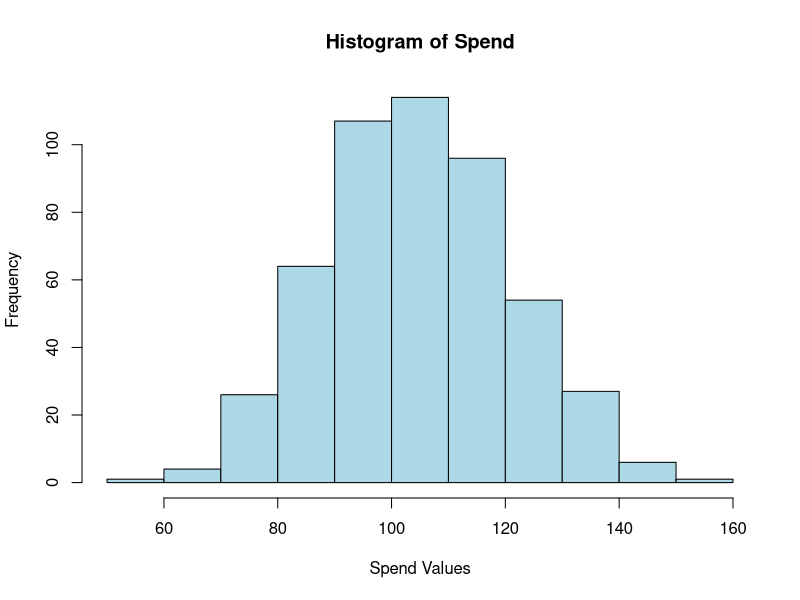
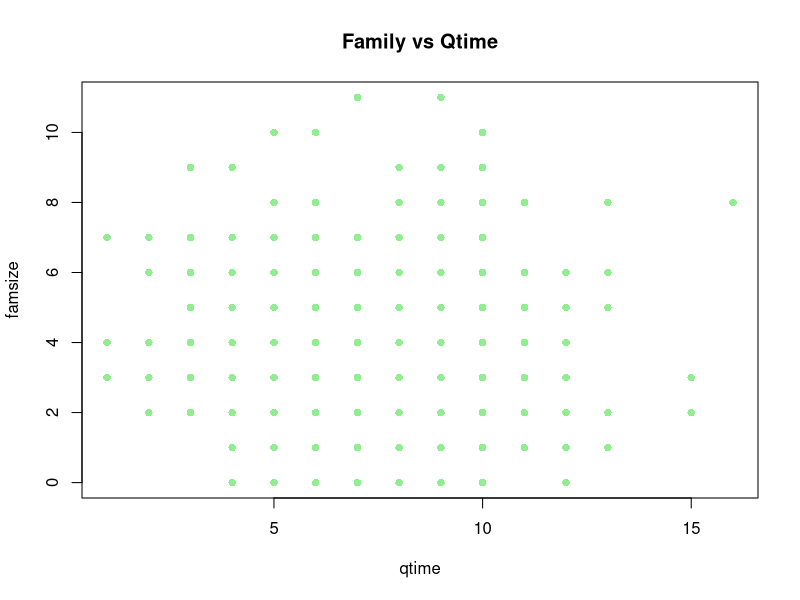

These charts were generated, in order, by the following R code: (Note: this script raises an error after producing the figures.)
spend <- rnorm(500,105,15.75)
qtime <- rpois(500,7)
famsize <- rpois(500,4)
store <- sample(1:3, 500, replace = "True")
shoptype <- rbinom (500, 2, 0.14)
income <- rnorm(500, 38000, 4500)

weeklyshop <- data.frame (spend, qtime, famsize, store, shoptype, income)
head(weeklyshop)

#Descriptive Statistics

#Spend

mean_spend <- mean(spend)
median_spend <- median(spend)
sd_spend <- sd(spend) 
range_spend <- range(spend)
iqr_spend <- IQR(spend)

mean_spend 
median_spend 
sd_spend 
range_spend 
iqr_spend 

#qtime

mean_qtime <- mean(qtime)
median_qtime <- median(qtime)
sd_qtime <- sd(qtime)
range_qtime <- range(qtime)
iqr_qtime <- IQR(qtime)

mean_qtime 
median_qtime 
sd_qtime 
range_qtime 
iqr_qtime 

#Income

mean_income <- mean(income)
median_income <- median(income)
sd_income <- sd(income)
range_income <- range(income)
iqr_income <- IQR(income)

mean_income 
median_income 
sd_income 
range_income 
iqr_income 

#Famsize

famsize_freq <- table(famsize)
mode_famsize <- names(famsize_freq)[which.max(famsize_freq)]

famsize_freq 
mode_famsize

#Store

store_freq <- table(store)
mode_store <- names(store_freq)[which.max(store_freq)]

store_freq 
mode_store 

#Shoptype

shoptype_freq <- table(shoptype)
mode_shoptype <- names(shoptype_freq)[which.max(shoptype)]

shoptype_freq
mode_shoptype

#Visualization of single variable

hist(weeklyshop$spend, main ="Histogram of Spend", xlab = "Spend Values", col = "lightblue", border = "black")

#Visualization of double variable

plot(qtime, famsize, main="Family vs Qtime", xlab="qtime", ylab="famsize", pch=16, col="lightgreen")

#Association between Spend and Another Categorical Variable

#t.test 1
t.test(spend~shoptype)

#chisq test 1
chisq_test<- table(spend, shoptype)
chisq.test(chisq_test)

#chisq test 2
chisq_test<- table(spend, store)
chisq.test(chisq_test)


# Chi-squared test for 'Spend' and 'Shoptype'
# Assuming 'Shoptype' is a categorical variable with levels 1 and 2

# Creating a contingency table
contingency_table_Shoptype <- table(weeklyshop$store, cut(weeklyshop$spend, breaks = 3))

# Performing chi-squared test
chi_squared_test_Shoptype <- chisq.test(contingency_table_Shoptype)

#Annova 1
group = factor(spend)
out = aov(shoptype~spend)
out

#Annova 2
group = factor(spend)
out = aov(store~spend)
out

#Correlation 1
cor_var1 <- famsize
cor_var2 <- income

cor_res <- cor(cor_var1, cor_var2)

cor_res

